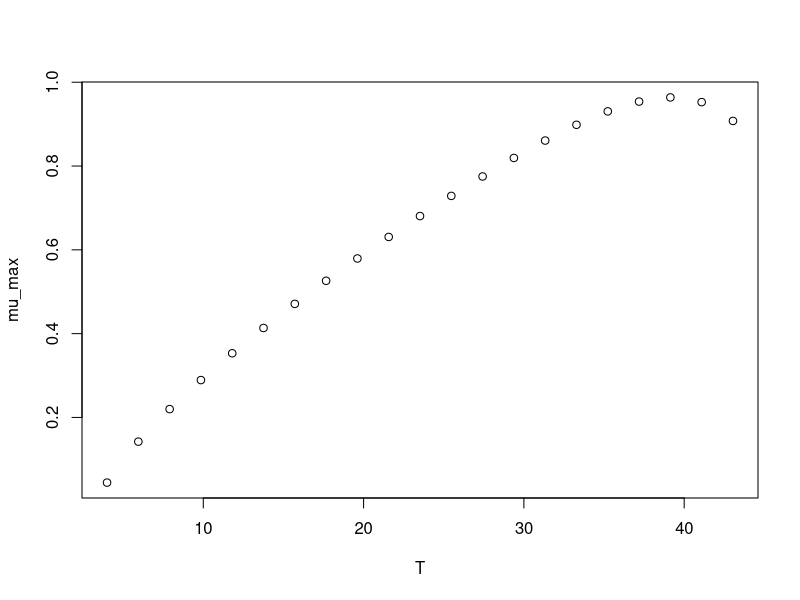

The R source for this figure:
#############################
# start of Parameter script
#############################
T <- seq(3.996003996004,43.043,length.out=21)
#############################
# end of Parameter script
#############################
############################# 
# start of Model script Gropin ID 1167 
#############################
 
# constant coefficients for this model
 
variables <- data.frame(T)
argumentsPar <- expand.grid(variables)
 
# heart of the model
response_surface <- function(T) {
   mumax <-0.072*((T-3.47)^0.75)*(1-exp(0.227*(T-50.11)))

return(mumax=mumax)
} 

# output parameters
mumax <- cbind(argumentsPar,response_surface(argumentsPar['T']))
colnames(mumax) <- c(colnames(argumentsPar),'mumax')
#############################
# End of Model script
#############################
############################# 
# start of Visualisation script Gropin ID 1167 
#############################
plot(T,mumax$mumax,
                          xlab='T',
                          ylab='mu_max')
#############################
# End of Visualisation script
#############################
